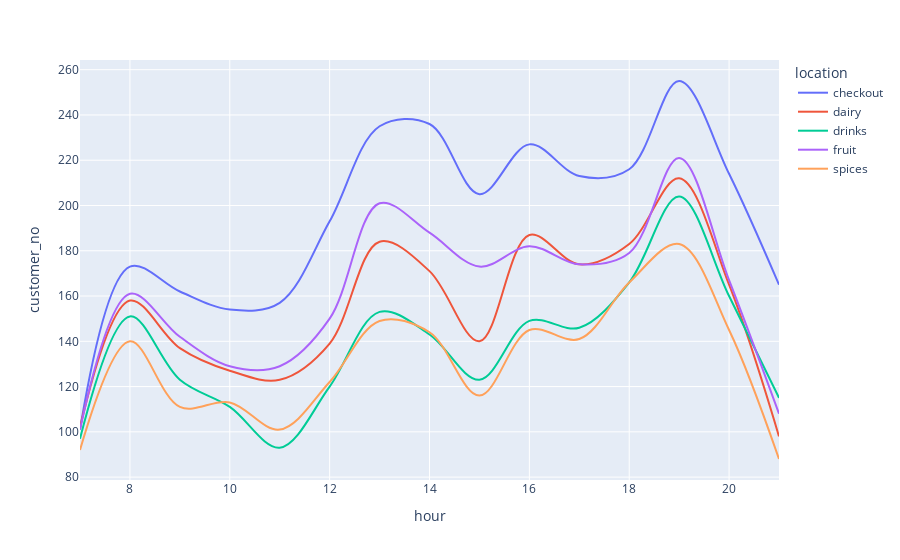

Notebook source saved alongside this figure:
### Code cell
px.line(total_customers_time, x="hour", y="customer_no", color="location", hover_name="location",line_shape="spline")

### Figure 1 — Plotly figure (JSON) as saved in the notebook; plotly's stock layout.template omitted (floating-point values rounded to 4 significant figures)
{"data": [{"hovertemplate": "<b>%{hovertext}</b><br><br>location=checkout<br>hour=%{x}<br>customer_no=%{y}<extra></extra>", "hovertext": ["checkout", "checkout", "checkout", "checkout", "checkout", "checkout", "checkout", "checkout", "checkout", "checkout", "checkout", "checkout", "checkout", "checkout", "checkout"], "legendgroup": "checkout", "line": {"color": "#636efa", "dash": "solid", "shape": "spline"}, "mode": "lines", "name": "checkout", "orientation": "v", "showlegend": true, "type": "scatter", "x": [7, 8, 9, 10, 11, 12, 13, 14, 15, 16, 17, 18, 19, 20, 21], "xaxis": "x", "y": [101, 173, 162, 154, 157, 193, 235, 236, 205, 227, 213, 216, 255, 214, 165], "yaxis": "y"}, {"hovertemplate": "<b>%{hovertext}</b><br><br>location=dairy<br>hour=%{x}<br>customer_no=%{y}<extra></extra>", "hovertext": ["dairy", "dairy", "dairy", "dairy", "dairy", "dairy", "dairy", "dairy", "dairy", "dairy", "dairy", "dairy", "dairy", "dairy", "dairy"], "legendgroup": "dairy", "line": {"color": "#EF553B", "dash": "solid", "shape": "spline"}, "mode": "lines", "name": "dairy", "orientation": "v", "showlegend": true, "type": "scatter", "x": [7, 8, 9, 10, 11, 12, 13, 14, 15, 16, 17, 18, 19, 20, 21], "xaxis": "x", "y": [102, 158, 137, 127, 123, 139, 184, 171, 140, 187, 174, 183, 212, 165, 98], "yaxis": "y"}, {"hovertemplate": "<b>%{hovertext}</b><br><br>location=drinks<br>hour=%{x}<br>customer_no=%{y}<extra></extra>", "hovertext": ["drinks", "drinks", "drinks", "drinks", "drinks", "drinks", "drinks", "drinks", "drinks", "drinks", "drinks", "drinks", "drinks", "drinks", "drinks"], "legendgroup": "drinks", "line": {"color": "#00cc96", "dash": "solid", "shape": "spline"}, "mode": "lines", "name": "drinks", "orientation": "v", "showlegend": true, "type": "scatter", "x": [7, 8, 9, 10, 11, 12, 13, 14, 15, 16, 17, 18, 19, 20, 21], "xaxis": "x", "y": [97, 151, 123, 111, 93, 120, 153, 143, 123, 149, 146, 166, 204, 160, 115], "yaxis": "y"}, {"hovertemplate": "<b>%{hovertext}</b><br><br>location=fruit<br>hour=%{x}<br>customer_no=%{y}<extra></extra>", "hovertext": ["fruit", "fruit", "fruit", "fruit", "fruit", "fruit", "fruit", "fruit", "fruit", "fruit", "fruit", "fruit", "fruit", "fruit", "fruit"], "legendgroup": "fruit", "line": {"color": "#ab63fa", "dash": "solid", "shape": "spline"}, "mode": "lines", "name": "fruit", "orientation": "v", "showlegend": true, "type": "scatter", "x": [7, 8, 9, 10, 11, 12, 13, 14, 15, 16, 17, 18, 19, 20, 21], "xaxis": "x", "y": [101, 161, 142, 129, 129, 150, 201, 188, 173, 182, 174, 179, 221, 167, 108], "yaxis": "y"}, {"hovertemplate": "<b>%{hovertext}</b><br><br>location=spices<br>hour=%{x}<br>customer_no=%{y}<extra></extra>", "hovertext": ["spices", "spices", "spices", "spices", "spices", "spices", "spices", "spices", "spices", "spices", "spices", "spices", "spices", "spices", "spices"], "legendgroup": "spices", "line": {"color": "#FFA15A", "dash": "solid", "shape": "spline"}, "mode": "lines", "name": "spices", "orientation": "v", "showlegend": true, "type": "scatter", "x": [7, 8, 9, 10, 11, 12, 13, 14, 15, 16, 17, 18, 19, 20, 21], "xaxis": "x", "y": [92, 140, 111, 113, 101, 122, 149, 144, 116, 145, 141, 166, 183, 145, 88], "yaxis": "y"}], "layout": {"legend": {"title": {"text": "location"}, "tracegroupgap": 0}, "margin": {"t": 60}, "xaxis": {"anchor": "y", "domain": [0, 1], "title": {"text": "hour"}}, "yaxis": {"anchor": "x", "domain": [0, 1], "title": {"text": "customer_no"}}}}
